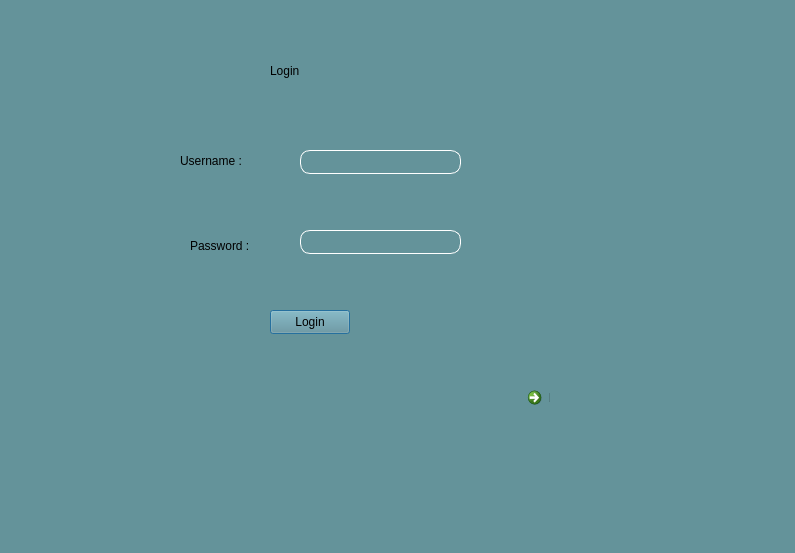
<?xml version="1.0" encoding="UTF-8"?>
<ui version="4.0">
 <class>Register</class>
 <widget class="QDialog" name="Register">
  <property name="geometry">
   <rect>
    <x>0</x>
    <y>0</y>
    <width>795</width>
    <height>553</height>
   </rect>
  </property>
  <property name="windowTitle">
   <string>Dialog</string>
  </property>
  <widget class="QStackedWidget" name="stackedWidget">
   <property name="geometry">
    <rect>
     <x>0</x>
     <y>-10</y>
     <width>1111</width>
     <height>591</height>
    </rect>
   </property>
   <property name="styleSheet">
    <string notr="true">background-color: rgb(100, 147, 154);</string>
   </property>
   <widget class="QWidget" name="login_page">
    <widget class="QWidget" name="widget_11" native="true">
     <property name="geometry">
      <rect>
       <x>100</x>
       <y>10</y>
       <width>531</width>
       <height>431</height>
      </rect>
     </property>
     <widget class="QLabel" name="label_11">
      <property name="geometry">
       <rect>
        <x>170</x>
        <y>20</y>
        <width>241</width>
        <height>101</height>
       </rect>
      </property>
      <property name="styleSheet">
       <string notr="true">
font: 700 40pt &quot;Times New Roman&quot;;</string>
      </property>
      <property name="text">
       <string>Login </string>
      </property>
     </widget>
     <widget class="QLineEdit" name="lineEdit_username_2">
      <property name="geometry">
       <rect>
        <x>200</x>
        <y>150</y>
        <width>161</width>
        <height>24</height>
       </rect>
      </property>
      <property name="styleSheet">
       <string notr="true">border-radius:10px;
font: 10pt &quot;Segoe UI&quot;;
border:1px solid white;</string>
      </property>
     </widget>
     <widget class="QLineEdit" name="lineEdit_password_2">
      <property name="geometry">
       <rect>
        <x>200</x>
        <y>230</y>
        <width>161</width>
        <height>24</height>
       </rect>
      </property>
      <property name="styleSheet">
       <string notr="true">border-radius:10px;
font: 10pt &quot;Segoe UI&quot;;
border:1px solid white;</string>
      </property>
      <property name="text">
       <string/>
      </property>
      <property name="echoMode">
       <enum>QLineEdit::EchoMode::PasswordEchoOnEdit</enum>
      </property>
     </widget>
     <widget class="QLabel" name="label_12">
      <property name="geometry">
       <rect>
        <x>80</x>
        <y>140</y>
        <width>111</width>
        <height>41</height>
       </rect>
      </property>
      <property name="styleSheet">
       <string notr="true">font: 700 15pt &quot;Times New Roman&quot;;</string>
      </property>
      <property name="text">
       <string>Username : </string>
      </property>
     </widget>
     <widget class="QLabel" name="label_13">
      <property name="geometry">
       <rect>
        <x>90</x>
        <y>230</y>
        <width>101</width>
        <height>31</height>
       </rect>
      </property>
      <property name="styleSheet">
       <string notr="true">font: 700 15pt &quot;Times New Roman&quot;;</string>
      </property>
      <property name="text">
       <string>Password :</string>
      </property>
     </widget>
     <widget class="QPushButton" name="pushButton_login">
      <property name="geometry">
       <rect>
        <x>170</x>
        <y>310</y>
        <width>80</width>
        <height>24</height>
       </rect>
      </property>
      <property name="text">
       <string>Login</string>
      </property>
     </widget>
     <widget class="QCommandLinkButton" name="back2">
      <property name="geometry">
       <rect>
        <x>420</x>
        <y>380</y>
        <width>172</width>
        <height>41</height>
       </rect>
      </property>
      <property name="text">
       <string>back</string>
      </property>
     </widget>
     <widget class="QWidget" name="widget_14" native="true">
      <property name="geometry">
       <rect>
        <x>450</x>
        <y>-60</y>
        <width>241</width>
        <height>611</height>
       </rect>
      </property>
      <property name="styleSheet">
       <string notr="true">background-image: url(:/QtWidgetsApplication3/download-removebg-preview.png);
background-position: center;
    background-repeat: no-repeat;
</string>
      </property>
     </widget>
    </widget>
   </widget>
   <widget class="QWidget" name="welcome1_page">
    <property name="styleSheet">
     <string notr="true">background-color: rgb(100, 147, 154);</string>
    </property>
    <widget class="QPushButton" name="exit01">
     <property name="geometry">
      <rect>
       <x>660</x>
       <y>640</y>
       <width>80</width>
       <height>24</height>
      </rect>
     </property>
     <property name="text">
      <string>exit program</string>
     </property>
    </widget>
    <widget class="QWidget" name="widget_8" native="true">
     <property name="geometry">
      <rect>
       <x>180</x>
       <y>40</y>
       <width>551</width>
       <height>451</height>
      </rect>
     </property>
     <widget class="QLabel" name="label_21">
      <property name="geometry">
       <rect>
        <x>110</x>
        <y>10</y>
        <width>411</width>
        <height>131</height>
       </rect>
      </property>
      <property name="styleSheet">
       <string notr="true">font: 700 14pt &quot;Terminal&quot;;</string>
      </property>
      <property name="text">
       <string>WELCOME TO CAIRO RIDE PROGRAM</string>
      </property>
     </widget>
     <widget class="QPushButton" name="create_button">
      <property name="geometry">
       <rect>
        <x>180</x>
        <y>133</y>
        <width>211</width>
        <height>51</height>
       </rect>
      </property>
      <property name="styleSheet">
       <string notr="true">border-radius:10px;
font: 10pt &quot;Segoe UI&quot;;
border:1px solid white;
</string>
      </property>
      <property name="text">
       <string>create a new account</string>
      </property>
     </widget>
     <widget class="QPushButton" name="login_button">
      <property name="geometry">
       <rect>
        <x>180</x>
        <y>220</y>
        <width>211</width>
        <height>51</height>
       </rect>
      </property>
      <property name="styleSheet">
       <string notr="true">border-radius:10px;
font: 10pt &quot;Segoe UI&quot;;
border:1px solid white;
</string>
      </property>
      <property name="text">
       <string>Login to your account</string>
      </property>
     </widget>
     <widget class="QWidget" name="widget_9" native="true">
      <property name="geometry">
       <rect>
        <x>460</x>
        <y>0</y>
        <width>261</width>
        <height>381</height>
       </rect>
      </property>
      <property name="styleSheet">
       <string notr="true">background-image: url(:/QtWidgetsApplication3/download-removebg-preview.png);
background-position: center;
    background-repeat: no-repeat;
</string>
      </property>
     </widget>
    </widget>
   </widget>
   <widget class="QWidget" name="signin_page">
    <widget class="QWidget" name="widget_12" native="true">
     <property name="geometry">
      <rect>
       <x>300</x>
       <y>-20</y>
       <width>601</width>
       <height>621</height>
      </rect>
     </property>
     <widget class="QLineEdit" name="lineEdit_username_3">
      <property name="geometry">
       <rect>
        <x>180</x>
        <y>150</y>
        <width>161</width>
        <height>24</height>
       </rect>
      </property>
      <property name="styleSheet">
       <string notr="true">border-radius:10px;
font: 10pt &quot;Segoe UI&quot;;
border:1px solid white;</string>
      </property>
     </widget>
     <widget class="QLineEdit" name="lineEdit_password_3">
      <property name="geometry">
       <rect>
        <x>180</x>
        <y>210</y>
        <width>171</width>
        <height>24</height>
       </rect>
      </property>
      <property name="styleSheet">
       <string notr="true">border-radius:10px;
font: 10pt &quot;Segoe UI&quot;;
border:1px solid white;</string>
      </property>
      <property name="echoMode">
       <enum>QLineEdit::EchoMode::PasswordEchoOnEdit</enum>
      </property>
     </widget>
     <widget class="QLabel" name="label_15">
      <property name="geometry">
       <rect>
        <x>70</x>
        <y>140</y>
        <width>101</width>
        <height>41</height>
       </rect>
      </property>
      <property name="styleSheet">
       <string notr="true">font: 700 15pt &quot;Times New Roman&quot;;</string>
      </property>
      <property name="text">
       <string>Username : </string>
      </property>
     </widget>
     <widget class="QLabel" name="label_16">
      <property name="geometry">
       <rect>
        <x>60</x>
        <y>200</y>
        <width>101</width>
        <height>31</height>
       </rect>
      </property>
      <property name="styleSheet">
       <string notr="true">font: 700 15pt &quot;Times New Roman&quot;;</string>
      </property>
      <property name="text">
       <string>Password :</string>
      </property>
     </widget>
     <widget class="QLabel" name="label_17">
      <property name="geometry">
       <rect>
        <x>50</x>
        <y>230</y>
        <width>121</width>
        <height>16</height>
       </rect>
      </property>
      <property name="text">
       <string>(8 characters or more)</string>
      </property>
     </widget>
     <widget class="QLabel" name="label_18">
      <property name="geometry">
       <rect>
        <x>70</x>
        <y>270</y>
        <width>81</width>
        <height>21</height>
       </rect>
      </property>
      <property name="styleSheet">
       <string notr="true">font: 700 15pt &quot;Times New Roman&quot;;</string>
      </property>
      <property name="text">
       <string>Email :</string>
      </property>
     </widget>
     <widget class="QLabel" name="label_19">
      <property name="geometry">
       <rect>
        <x>20</x>
        <y>300</y>
        <width>381</width>
        <height>20</height>
       </rect>
      </property>
      <property name="text">
       <string>(it must have name followed by &quot;@gmail.com&quot;)</string>
      </property>
     </widget>
     <widget class="QLineEdit" name="lineEdit_email">
      <property name="geometry">
       <rect>
        <x>160</x>
        <y>270</y>
        <width>191</width>
        <height>24</height>
       </rect>
      </property>
      <property name="styleSheet">
       <string notr="true">border-radius:10px;
font: 10pt &quot;Segoe UI&quot;;
border:1px solid white;</string>
      </property>
     </widget>
     <widget class="QLabel" name="label_20">
      <property name="geometry">
       <rect>
        <x>40</x>
        <y>350</y>
        <width>151</width>
        <height>16</height>
       </rect>
      </property>
      <property name="styleSheet">
       <string notr="true">font: 700 15pt &quot;Times New Roman&quot;;</string>
      </property>
      <property name="text">
       <string>Enter Balance : </string>
      </property>
     </widget>
     <widget class="QLineEdit" name="lineEdit_balance">
      <property name="geometry">
       <rect>
        <x>200</x>
        <y>350</y>
        <width>113</width>
        <height>24</height>
       </rect>
      </property>
      <property name="styleSheet">
       <string notr="true">border-radius:10px;
font: 10pt &quot;Segoe UI&quot;;
border:1px solid white;</string>
      </property>
     </widget>
     <widget class="QPushButton" name="pushButton_sign">
      <property name="geometry">
       <rect>
        <x>150</x>
        <y>400</y>
        <width>80</width>
        <height>24</height>
       </rect>
      </property>
      <property name="text">
       <string>Sign in</string>
      </property>
     </widget>
     <widget class="QCommandLinkButton" name="back">
      <property name="geometry">
       <rect>
        <x>230</x>
        <y>430</y>
        <width>172</width>
        <height>41</height>
       </rect>
      </property>
      <property name="text">
       <string>back</string>
      </property>
     </widget>
     <widget class="QLabel" name="label_14">
      <property name="geometry">
       <rect>
        <x>0</x>
        <y>40</y>
        <width>381</width>
        <height>101</height>
       </rect>
      </property>
      <property name="styleSheet">
       <string notr="true">
font: 700 30pt &quot;Times New Roman&quot;;</string>
      </property>
      <property name="text">
       <string>Create New Account </string>
      </property>
     </widget>
    </widget>
   </widget>
  </widget>
 </widget>
 <resources/>
 <connections/>
</ui>
